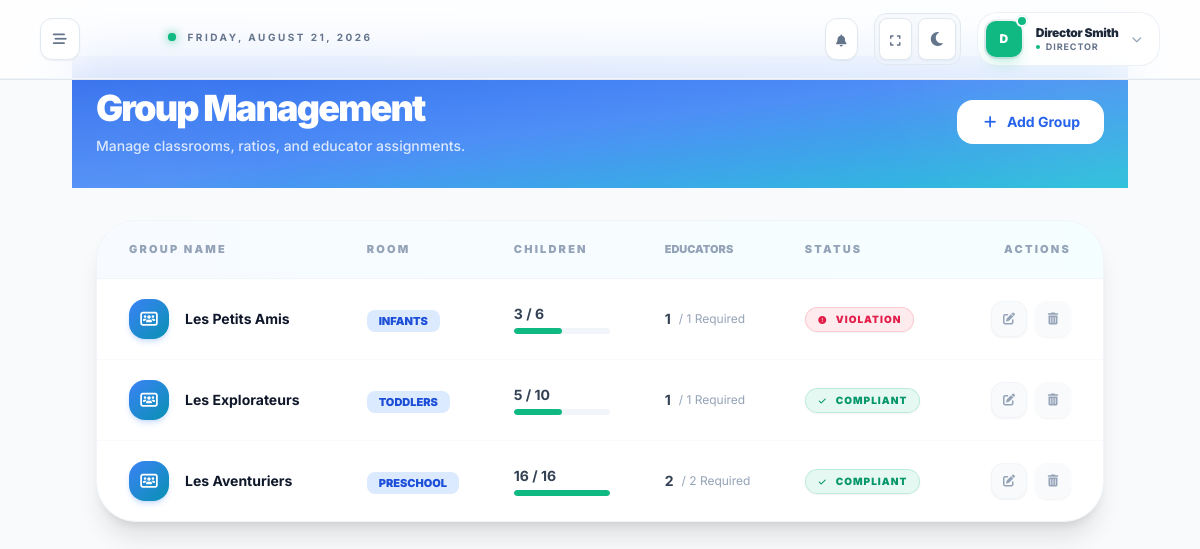
Screenshot of /groups/ (signed in) with the database file from the repository.
### accounts/models.py (models this page shows, shortened)
class User(AbstractUser):
    ROLE_CHOICES = (
        ("owner", "Network Owner"),
        ("director", "Director"),
        ("vice_director", "Vice Director"),
        ("educator", "Educator"),
        ("parent", "Parent"),
    )
    username = None
    user_id = models.UUIDField(primary_key=True, default=uuid.uuid4, editable=False)
    email = models.EmailField(_("email address"), unique=True)
    full_name = models.CharField(max_length=255)
    phone_number = models.CharField(max_length=20, blank=True, null=True)
    profile_photo = models.ImageField(upload_to=user_directory_path, blank=True, null=True)
    role_type = models.CharField(max_length=20, choices=ROLE_CHOICES)
    is_active = models.BooleanField(default=True)
    created_at = models.DateTimeField(auto_now_add=True)
    groups = models.ManyToManyField(
        "auth.Group",
        related_name="core_user_set",
        blank=True,
        verbose_name="groups",
        help_text="The groups this user belongs to.",
    )
    user_permissions = models.ManyToManyField(
        "auth.Permission",
        related_name="core_user_set",
        blank=True,
        verbose_name="user permissions",
        help_text="Specific permissions for this user.",
    )
    USERNAME_FIELD = "email"
    REQUIRED_FIELDS = ["full_name", "phone_number"]
    objects = CustomUserManager()
    @property
    def id(self):
        return self.user_id

### dashboard/models.py (models this page shows, shortened)
class Group(models.Model):
    group_id = models.UUIDField(primary_key=True, default=uuid.uuid4, editable=False)
    center = models.ForeignKey(Center, on_delete=models.CASCADE, related_name="groups")
    room = models.ForeignKey(
        Room, on_delete=models.SET_NULL, null=True, related_name="active_group"
    )
    name = models.CharField(max_length=100)
    current_occupancy = models.IntegerField(default=0)
    current_educators = models.IntegerField(default=0)
    current_total_points = models.IntegerField(default=0)
    required_educators = models.IntegerField(default=0)
    is_compliant = models.BooleanField(default=True)
    calculated_max_capacity = models.IntegerField(
        default=0, help_text="Legal limit based on mixed age composition"
    )

class Room(models.Model):
    room_id = models.UUIDField(primary_key=True, default=uuid.uuid4, editable=False)
    center = models.ForeignKey(Center, on_delete=models.CASCADE, related_name="rooms")
    name = models.CharField(max_length=100)
    room_surface = models.DecimalField(max_digits=10, decimal_places=2, help_text="Room surface area in square meters")
    max_capacity = models.IntegerField(help_text="Maximum capacity based on fire regulations")
    age_group = models.CharField(max_length=100, blank=True, help_text="Intended age group for the room")

### dashboard/all_views/owner_views.py (the view)
# urls.py: path("groups/", group_list_view, name="group_list"),
@login_required(login_url="login")
def group_list_view(request):
    user = request.user
    groups = Group.objects.none()
    if user.role_type == "owner":
        groups = Group.objects.all().select_related("room", "center")
    elif user.role_type == "director" and hasattr(user, "director_profile"):
        center = user.director_profile.managed_center
        if center:
            groups = Group.objects.filter(center=center).select_related("room")
    elif user.role_type == "educator" and hasattr(user, "educator_profile"):
        center = user.educator_profile.center
        if center:
            groups = Group.objects.filter(center=center).select_related("room")
    context = {"groups": groups}
    return render(request, "core/groups/group_list.html", context)

### communication/context_processors.py (called while the page is built)
def unread_messages_count(request):
    if request.user.is_authenticated:
        count = Message.objects.filter(receiver=request.user, is_read=False).count()
        return {'unread_count': count}
    return {'unread_count': 0}

### dashboard/context_processors/theme_sidebar.py (called while the page is built)
def theme(request):
    return {'theme': request.COOKIES.get('theme', 'light')}

def sidebar(request):
    return {'sidebar_state': request.COOKIES.get('sidebar', 'closed')}

### dashboard/templates/core/groups/group_list.html (shortened to what this page needs)
{% extends "base.html" %}
{% block content %}
<div class="max-w-5xl mx-auto px-2">
<div class="mb-8 -mx-6 -mt-6 px-6 pt-8 pb-8 bg-gradient-to-br from-blue-600/95 via-blue-500/90 to-cyan-500/85 dark:from-blue-700/80 dark:via-blue-600/75 dark:to-cyan-600/70 relative overflow-hidden">
    <div class="absolute bottom-0 left-0 w-72 h-72 bg-white/5 rounded-full blur-3xl -ml-36 -mb-36"></div>
    <div class="relative z-10 flex flex-col md:flex-row md:items-center justify-between gap-4">
        <div>
            <h1 class="text-4xl font-black text-white tracking-tighter mb-2">Group Management</h1>
            <p class="text-white/80 text-sm font-medium">Manage classrooms, ratios, and educator assignments.</p>
        </div>
        <a href="{% url 'group_add' %}" class="inline-flex items-center gap-2 px-6 py-3 bg-white text-blue-600 rounded-2xl text-sm font-bold hover:shadow-xl hover:shadow-blue-500/20 transition-all active:scale-95 whitespace-nowrap">
            <i class="fa-solid fa-plus"></i>
            Add Group
        </a>
    </div>
</div>
<div class="bg-white dark:bg-slate-900 rounded-[2.5rem] border border-slate-100 dark:border-slate-800 shadow-xl overflow-hidden animate-in fade-in duration-500">
    <div class="overflow-x-auto">
        <table class="w-full text-left border-collapse">
            <thead>
                <tr class="bg-gradient-to-r from-blue-50/50 to-cyan-50/50 dark:from-slate-950/50 dark:to-slate-950/50 border-b border-slate-100 dark:border-slate-800">
                    <th class="px-8 py-5 text-[11px] font-black text-slate-400 dark:text-slate-500 uppercase tracking-[0.2em]">Group Name</th>
                    <th class="px-6 py-5 text-[11px] font-black text-slate-400 dark:text-slate-500 uppercase tracking-[0.2em]">Room</th>
                    <th class="px-6 py-5 text-[11px] font-black text-slate-400 dark:text-slate-500 uppercase tracking-[0.2em]">Children</th>
                    <th class="px-6 py-5 text-[11px] font-black text-slate-400 dark:text-slate-500 uppercase tracking-[0.2em]\">Educators</th>
                    <th class="px-6 py-5 text-[11px] font-black text-slate-400 dark:text-slate-500 uppercase tracking-[0.2em]">Status</th>
                    <th class="px-8 py-5 text-[11px] font-black text-slate-400 dark:text-slate-500 uppercase tracking-[0.2em] text-right">Actions</th>
                </tr>
            </thead>
            <tbody class="divide-y divide-slate-50 dark:divide-slate-800">
                {% for group in groups %}
                <tr class="group hover:bg-blue-50/30 dark:hover:bg-blue-500/5 transition-colors">
                    <td class="px-8 py-5">
                        <div class="flex items-center gap-4">
                            <div class="w-10 h-10 rounded-2xl bg-gradient-to-br from-blue-500 to-cyan-600 flex items-center justify-center text-white shadow-md shadow-blue-500/20">
                                <i class="fa-solid fa-users-rectangle text-sm"></i>
                            </div>
                            <div>
                                <p class="text-sm font-bold text-slate-900 dark:text-white">{{ group.name }}</p>
                            </div>
                        </div>
                    </td>
                    <td class="px-6 py-5">
                        {% if group.room %}
                        <span class="px-3 py-1 bg-blue-100 dark:bg-blue-500/10 text-blue-700 dark:text-blue-300 text-[11px] font-black rounded-lg uppercase">
                            {{ group.room.name }}
                        </span>
                        {% else %}
                        <span class="text-xs text-slate-400 italic">Unassigned</span>
                        {% endif %}
                    </td>
                    <td class="px-6 py-5">
                        <div class="flex flex-col">
                            <span class="text-sm font-bold text-slate-700 dark:text-slate-200">{{ group.current_occupancy }} / {{ group.calculated_max_capacity }}</span>
                            <div class="w-24 h-1.5 bg-slate-100 dark:bg-slate-800 rounded-full mt-1 overflow-hidden">
                                <div class="h-full bg-emerald-500 rounded-full" style="width: {% widthratio group.current_occupancy group.calculated_max_capacity 100 %}%"></div>
                            </div>
                        </div>
                    </td>
                    <td class="px-6 py-5">
                        <div class="flex items-center gap-2">
                            <span class="text-sm font-bold text-slate-700 dark:text-slate-200">{{ group.current_educators }}</span>
                            <span class="text-xs text-slate-400">/ {{ group.required_educators }} Required</span>
                        </div>
                    </td>
                    <td class="px-6 py-5">
                        {% if group.is_compliant %}
                        <span class="inline-flex items-center gap-2 px-3 py-1 bg-emerald-500/10 text-emerald-600 dark:text-emerald-400 text-[10px] font-black rounded-full border border-emerald-500/20 uppercase tracking-widest shadow-sm">
                            <i class="fa-solid fa-check text-[8px]"></i> Compliant
                        </span>
                        {% else %}
                        <span class="inline-flex items-center gap-2 px-3 py-1 bg-rose-500/10 text-rose-600 dark:text-rose-400 text-[10px] font-black rounded-full border border-rose-500/20 uppercase tracking-widest shadow-sm">
                            <i class="fa-solid fa-circle-exclamation text-[8px]"></i> Violation
                        </span>
                        {% endif %}
                    </td>
                    <td class="px-8 py-5 text-right">
                        <div class="flex items-center justify-end gap-2">
                            <a href="{% url 'group_edit' group.group_id %}" class="w-9 h-9 flex items-center justify-center text-slate-400 bg-slate-50 dark:bg-slate-800/50 hover:text-emerald-500 hover:bg-emerald-50 dark:hover:bg-emerald-500/10 rounded-xl border border-slate-100 dark:border-slate-700 transition-all shadow-sm">
                                <i class="fa-solid fa-pen-to-square text-xs"></i>
                            </a>
                            <button onclick="openModal('Delete Group?', 'Are you sure you want to delete {{ group.name|escapejs }}? This action cannot be undone.', '{% url 'group_delete' group.group_id %}', 'delete')" class="w-9 h-9 flex items-center justify-center text-slate-400 bg-slate-50 dark:bg-slate-800/50 hover:text-red-500 hover:bg-red-50 dark:hover:bg-red-900/20 hover:border-red-200 transition-all rounded-xl shadow-sm">
                                <i class="fa-solid fa-trash-can text-xs"></i>
                            </button>
                        </div>
                    </td>
                </tr>
                {% endfor %}
            </tbody>
        </table>
    </div>
</div>
</div>
{% endblock %}

### accounts/templates/accounts/includes/header.html (shortened to what this page needs)
<header class="sticky top-0 z-40 w-full bg-white/80 dark:bg-slate-900/80 backdrop-blur-xl border-b border-slate-200 dark:border-slate-800/60">
    <div class="flex items-center justify-between px-6 md:px-10 py-3 border-b border-slate-100 dark:border-slate-800/40">
        <div class="flex items-center gap-6">
            <button onclick="toggleSidebar()" class="group relative p-2.5 rounded-xl border border-slate-200 dark:border-slate-800
                   bg-white dark:bg-slate-900/50 backdrop-blur-md
                   text-slate-500 dark:text-slate-400
                   hover:text-blue-600 dark:hover:text-blue-400
                   hover:border-blue-500/30 dark:hover:border-blue-400/30
                   hover:bg-blue-50/50 dark:hover:bg-blue-400/5
                   transition-all duration-300 shadow-sm hover:shadow-lg hover:shadow-blue-500/10">
        <div class="relative z-10 flex items-center justify-center">
            <i class="fa-solid fa-bars-staggered text-sm group-hover:rotate-180 transition-transform duration-500"></i>
        </div>
    </button>
            <div class="hidden md:flex flex-col relative group/container">
                <div class="flex ml-16 items-center gap-3 mb-1">
                    <div class="relative flex h-2 w-2">
                        <span class="relative inline-flex rounded-full h-2 w-2 bg-emerald-500 shadow-[0_0_10px_rgba(16,185,129,0.8)]"></span>
                    </div>
                    <span id="current-date" class="text-[10px] font-bold uppercase tracking-[0.25em] text-slate-500 dark:text-emerald-400/70 transition-colors duration-300">
                </span>
                </div>
            </div>
        </div>
        <div class="flex items-center gap-4">
            <div x-data="notificationSystem()" x-init="init()" class="relative">
                <button @click="toggle()" class="relative p-2 rounded-xl bg-white dark:bg-slate-800 border border-slate-200 dark:border-slate-700 text-slate-500 hover:text-emerald-500 hover:border-emerald-500/30 transition-all shadow-sm group">
                    <i class="fa-solid fa-bell text-xs"></i>
                </button>
            </div>
            <div class="flex items-center gap-1.5 bg-slate-100/50 dark:bg-slate-900/50 p-1 rounded-xl border border-slate-200 dark:border-slate-800">
                <button onclick="toggleFullScreen()" class="p-2 rounded-lg bg-white dark:bg-slate-800 border border-slate-200 dark:border-slate-700 hover:text-emerald-500 transition-all active:scale-90 group shadow-sm">
                    <i id="fullscreen-icon" class="fa-solid fa-expand text-slate-500 text-xs"></i>
                </button>
                <button onclick="toggleTheme()" class="p-2 rounded-lg bg-white dark:bg-slate-800 border border-slate-200 dark:border-slate-700 hover:text-emerald-500 transition-all active:scale-90 group shadow-sm">
                    <i id="theme-icon" class="fa-solid fa-moon text-slate-500 text-xs"></i>
                </button>
            </div>
            <div class="relative">
                <button onclick="toggleUserMenu()"
                    class="flex items-center gap-3 p-1.5 pr-4 rounded-[1.25rem]
                           bg-white/80 dark:bg-slate-900/80 backdrop-blur-md
                           border border-slate-200/60 dark:border-slate-700/50
                           hover:border-emerald-500/50 hover:shadow-lg hover:shadow-emerald-500/5 transition-all duration-300 group">
                    <div class="relative p-0.5 rounded-xl bg-gradient-to-tr from-slate-200 to-white dark:from-slate-700 dark:to-slate-800 shadow-inner">
                        {% if user.profile_photo %}
                            <img src="{{ user.profile_photo.url }}" class="w-9 h-9 rounded-[10px] object-cover border border-white/50 dark:border-slate-600">
                        {% else %}
                            <div class="w-9 h-9 rounded-[10px] bg-emerald-500 flex items-center justify-center text-white font-black text-xs shadow-lg shadow-emerald-500/20">
                                {{ user.full_name|slice:":1"|upper }}
                            </div>
                        {% endif %}
                        <span class="absolute -top-1 -right-1 flex h-3 w-3">
                            <span class="relative inline-flex rounded-full h-3 w-3 bg-emerald-500 border-2 border-white dark:border-slate-900"></span>
                        </span>
                    </div>
                    <div class="hidden sm:block text-left">
                        <p class="text-[12px] font-black text-slate-800 dark:text-slate-100 leading-tight tracking-tight">{{ user.full_name|default:"User" }}</p>
                        <div class="flex items-center gap-1.5">
                            <span class="w-1 h-1 rounded-full bg-emerald-500"></span>
                            <p class="text-[9px] text-slate-500 dark:text-slate-400 font-bold uppercase tracking-widest">{{ user.get_role_type_display|default:"Role" }}</p>
                        </div>
                    </div>
                    <i class="fa-solid fa-chevron-down text-[10px] text-slate-400 group-hover:text-emerald-500 group-hover:translate-y-0.5 transition-all duration-300"></i>
                </button>
            </div>
        </div>
    </div>
</header>

### accounts/templates/base.html (style rules this page uses)
* { transition: all 0.25s cubic-bezier(0.4, 0, 0.2, 1); }

### rows the page displays
User: full_name "D", full_name "Director Smith", role_type "DIRECTOR"
Group: name "Les Petits Amis", room.name "INFANTS", current_occupancy "3", calculated_max_capacity "6", current_educators "1", required_educators "1", is_compliant False (drawn)
Group: name "Les Explorateurs", room.name "TODDLERS", current_occupancy "5", calculated_max_capacity "10", current_educators "1", required_educators "1", is_compliant True (drawn)
Group: name "Les Aventuriers", room.name "PRESCHOOL", current_occupancy "16", calculated_max_capacity "16", current_educators "2", required_educators "2", is_compliant True (drawn)
